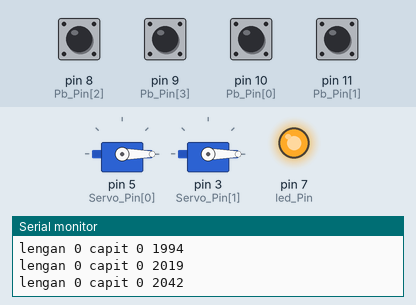
The sketch below on a simulated Arduino Nano, built with avr-gcc and run on an emulated ATmega328P. Parts: 2 × servo, output pins drawn as LEDs (lit = HIGH), the last lines printed to the serial monitor. The inputs (shaded band) are chosen by the test bench; at power-on: pin 8 (Pb_Pin[2]), pin 9 (Pb_Pin[3]), pin 10 (Pb_Pin[0]), pin 11 (Pb_Pin[1]) HIGH.

Above: at 2.1 s.
2.2 s: pin 8 (Pb_Pin[2]) pulled LOW for 1 s
At 4.4 s:
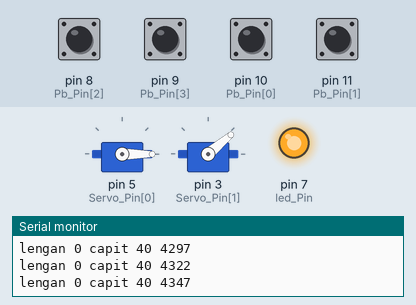
4.7 s: pin 10 (Pb_Pin[0]) pulled LOW for 1 s
At 6.7 s:
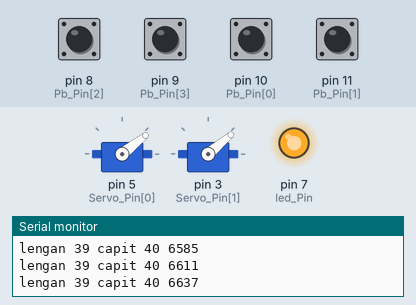
7.2 s: pin 9 (Pb_Pin[3]) pulled LOW for 0.15 s
At 7.9 s:
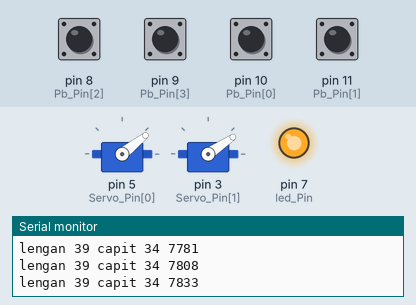
8.8 s: pin 9 (Pb_Pin[3]) pulled LOW for 1 s
At 10.9 s:
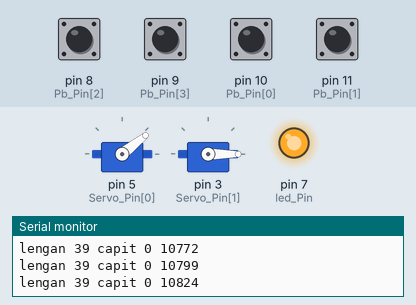
11.3 s: pin 10 (Pb_Pin[0]) pulled LOW for 0.15 s
At 12.6 s:
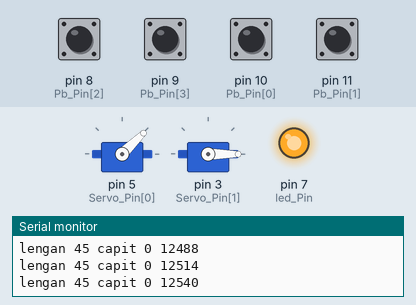
12.9 s: pin 8 (Pb_Pin[2]) pulled LOW for 1 s
At 13.41 s:
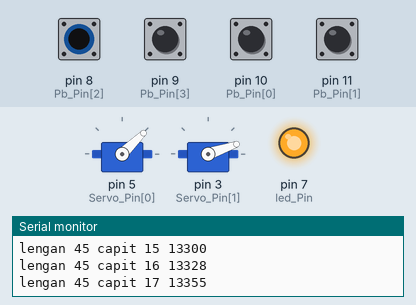
Timing chart, 0 to 15.9 s (numbered marks = the images above; inputs shaded):
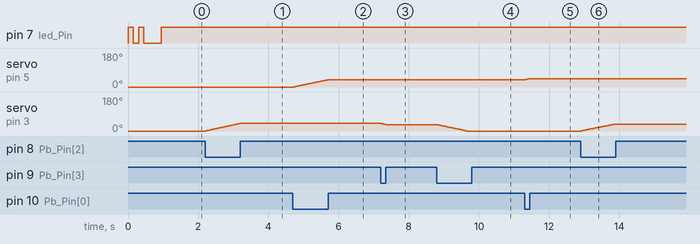

The sketch:

CobaServoPushButton.ino
```cpp
#include <Servo.h>

Servo SERVO[2];
int Servo_Pin[2] = {5,3};
int sudut_ServoLengan = 0;
int sudut_ServoCapit = 0;
int status = 0;

int Pb_Pin[4] = {10, 11, 8, 9};
int PushButton[4];

bool state[4] = {1,1,1,1};

unsigned long currentMillis[4] = {0,0,0,0};
unsigned long previousMillis[4] = {0,0,0,0};
int interval[4] = {2,2,2,2};

int led_Pin = 7;
int delayLed = 150;

void setup() {
  Serial.begin(9600);
  Serial.println("Ready");

  for (int i = 0; i < 2; i++) {
    SERVO[i].attach(Servo_Pin[i]);
    SERVO[i].write(0);
  }

  for (int i = 0; i < 4; i++) {
    pinMode(Pb_Pin[i], INPUT_PULLUP);
  }

  pinMode(led_Pin, OUTPUT);
  digitalWrite(led_Pin, HIGH); delay(delayLed);
  digitalWrite(led_Pin, LOW); delay(delayLed);
  digitalWrite(led_Pin, HIGH); delay(delayLed);
  digitalWrite(led_Pin, LOW); delay(500);
}

void loop() {
  Servo_PushButton();

  Serial.print("lengan ");
  Serial.print(sudut_ServoLengan);
  Serial.print(" capit ");
  Serial.print(sudut_ServoCapit);
  Serial.print(" ");
  Serial.println(millis());
  digitalWrite(led_Pin, HIGH);
}

void Servo_PushButton() {
  for (int i = 0; i < 4; i++) {
    PushButton[i] = digitalRead(Pb_Pin[i]);
  }
// -------------------------------------------------------
// Servo Lengan
  if (PushButton[0] == 0) {
    currentMillis[0] = millis();
    if (currentMillis[0] - previousMillis[0] >= interval[0]) {
      previousMillis[0] = currentMillis[0];
      SERVO[0].write(sudut_ServoLengan);
      sudut_ServoLengan++;
      if (sudut_ServoLengan > 90) sudut_ServoLengan = 90;
    }
  } else previousMillis[0] = millis();
// -------------------------------------------------------
  if (PushButton[1] == 0) {
    currentMillis[1] = millis();
    if (currentMillis[1] - previousMillis[1] >= interval[1]) {
      previousMillis[1] = currentMillis[1];
      SERVO[0].write(sudut_ServoLengan);
      sudut_ServoLengan--;
      if (sudut_ServoLengan < 0) sudut_ServoLengan = 0;
    }
  } else previousMillis[1] = millis();
// -------------------------------------------------------
// Servo Capit
  if (PushButton[2] == 0) {
    currentMillis[2] = millis();
    if (currentMillis[2] - previousMillis[2] >= interval[2]) {
      previousMillis[2] = currentMillis[2];
      sudut_ServoCapit++;
      SERVO[1].write(sudut_ServoCapit);
      if (sudut_ServoCapit > 90) sudut_ServoCapit = 90;
    }
  } else previousMillis[2] = millis();
// -------------------------------------------------------
  if (PushButton[3] == 0) {
    currentMillis[3] = millis();
    if (currentMillis[3] - previousMillis[3] >= interval[3]) {
      previousMillis[3] = currentMillis[3];
      sudut_ServoCapit--;
      SERVO[1].write(sudut_ServoCapit);
      if (sudut_ServoCapit < 0) sudut_ServoCapit = 0;
    }
  } else previousMillis[3] = millis();
}
```

Measured:
- after the input at 2.2 s, servo on pin 3 (Servo_Pin[1]): moves from 0° to 40° over 0.96 s, starting at once
- after the input at 4.7 s, servo on pin 5 (Servo_Pin[0]): moves from 0° to 38° over 0.95 s, starting at once
- after the input at 7.2 s, servo on pin 3 (Servo_Pin[1]): 40° → 34° at once
- after the input at 8.8 s, servo on pin 3 (Servo_Pin[1]): moves from 34° to 0° over 0.85 s, starting at once
- after the input at 11.3 s, servo on pin 5 (Servo_Pin[0]): 38° → 44° at once
- after the input at 12.9 s, servo on pin 3 (Servo_Pin[1]): moves from 0° to 37° over 0.96 s, starting at once
